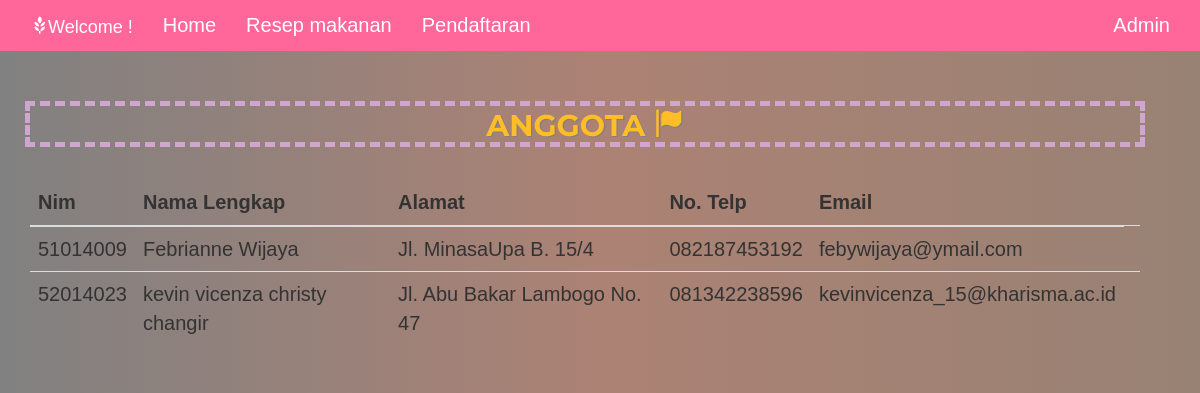
/index.php/anggota, run on the app's committed database.
### tables this page shows
CREATE TABLE IF NOT EXISTS `pendaftaran` (
  `namalengkap` varchar(60) NOT NULL,
  `nim` char(8) NOT NULL,
  `alamat` varchar(40) NOT NULL,
  `telepon` char(12) NOT NULL,
  `email` varchar(60) NOT NULL
);

### application/controllers/Anggota.php (called while the page is built, shortened)
<?php
class Anggota extends CI_Controller {
	function __construct()
	{
		$this->load->model('daftar_model');
        $this->load->helper('url');
	}
	public function index()
	{
		$data['pendaftaran'] = $this->daftar_model->tampil_info()->result();
		$this->load->view('templates/header');
		$this->load->view('templates/nav');
		$this->load->view('anggota',$data);
		$this->load->view('templates/footer');
	}
}

### index.php (called while the page is built, shortened)
<?php
require_once BASEPATH.'core/CodeIgniter.php';

### application/models/Daftar_model.php (called while the page is built, shortened)
<?php
class Daftar_model extends CI_Model{
    function tampil_info(){
		return $this->db->get('pendaftaran');
	}
}

### application/views/anggota.php (the view)
<br><br><br>
    <div class="container">
      <div class="col-md-12 row text-left">
          <h2 class="text-center">Anggota <span class=" glyphicon glyphicon-flag"></span></h2> <br>
          <table class="table">
            <thead>
            <tr>
              <th>Nim</th>
              <th>Nama Lengkap</th>
              <th>Alamat</th>
              <th>No. Telp</th>
              <th>Email</th>
            </tr>
            </thead>
              <tbody>
                <?php foreach($pendaftaran as $u){ ?>
                <tr>
                  <td><?php echo $u->nim ?></td>
                  <td><?php echo $u->namalengkap?></td>
                  <td><?php echo $u->alamat ?></td>
                  <td><?php echo $u->telepon ?></td>
                  <td><?php echo $u->email ?></td>
                  <td></td>
                </tr>
                <?php } ?>
              </tbody>
            </table>
        </div>
    </div>

### assets/css/agency.css (style rules this page uses)
body { overflow-x: hidden; font-family: "Roboto Slab", "Helvetica Neue", Helvetica, Arial, sans-serif; }
h1, h2, h3, h4, h5, h6 { font-family: "Montserrat", "Helvetica Neue", Helvetica, Arial, sans-serif; text-transform: uppercase; font-weight: 700; }
body { webkit-tap-highlight-color: #fed136; }

### assets/css/style.css (style rules this page uses)
@media (min-width: 768px) { body { font-family: helvetica,arial; background: linear-gradient(to right,#818181,#ac8274,#988274); } }
@media (min-width: 768px) { h2 { color: #FFBD28; font-weight: bold; text-shadow: 1.2px 1.2px #818181; outline-style: dashed; outline-color: #d0a6cf; outline-width: thick; font-family: "Trebuchet MS" "Arial Black" sans-serif; } }

### data on the page
pendaftaran: nim "51014009", namalengkap "Febrianne Wijaya", alamat "Jl. MinasaUpa B. 15/4", telepon "082187453192", email "febywijaya@ymail.com"
pendaftaran: nim "52014023", namalengkap "kevin vicenza christy changir", alamat "Jl. Abu Bakar Lambogo No. 47", telepon "081342238596", email "kevinvicenza_15@kharisma.ac.id"
